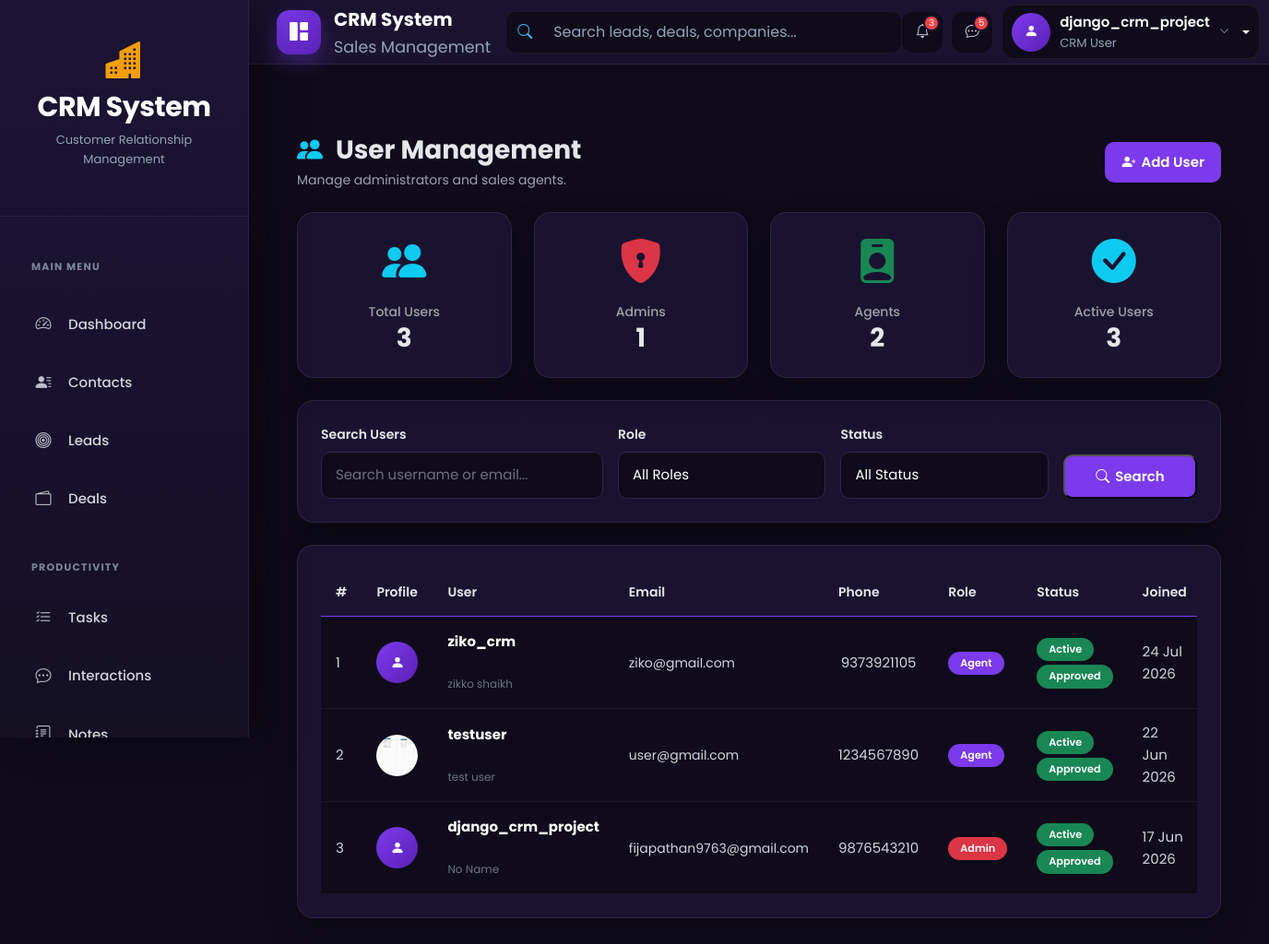
The app's page /accounts/admin-panel/users/ (signed in) with its own data.
### accounts/models.py (models this page shows, shortened)
class CustomUser(AbstractUser):
    ROLE_CHOICES = (
        ('admin', 'Admin'),
        ('agent', 'Agent'),
    )
    role = models.CharField(max_length=10, choices=ROLE_CHOICES, default='agent')
    phone = models.CharField(max_length=15, blank=True, null=True)
    profile_pic = models.ImageField(upload_to="profiles/", blank=True, null=True)
    email = models.EmailField(unique=True)
    is_approved = models.BooleanField(default=False, help_text="Admin approval required for login")

### accounts/views.py (the view, shortened to what this page needs)
class UserListView(
    LoginRequiredMixin,
    AdminRequiredMixin,
    ListView
):
    model = CustomUser
    template_name = "admin_panel/user_list.html"
    context_object_name = "users"
    paginate_by = 10
    def get_queryset(self):
        queryset = CustomUser.objects.order_by(
            "-date_joined"
        )
        search = self.request.GET.get(
            "search"
        )
        role = self.request.GET.get(
            "role"
        )
        status = self.request.GET.get(
            "status"
        )
        if role:
            queryset = queryset.filter(
                role=role
            )
        if status == "active":
            queryset = queryset.filter(
                is_active=True
            )
        elif status == "inactive":
            queryset = queryset.filter(
                is_active=False
            )
        elif status == "pending":
            queryset = queryset.filter(
                is_approved=False
            )
        return queryset
    def get_context_data(self, **kwargs):
        context = super().get_context_data(
            **kwargs
        )
        context["total_users"] = CustomUser.objects.count()
        context["total_admins"] = CustomUser.objects.filter(
            role="admin"
        ).count()
        context["total_agents"] = CustomUser.objects.filter(
            role="agent"
        ).count()
        context["active_users"] = CustomUser.objects.filter(
            is_active=True
        ).count()
        context["inactive_users"] = CustomUser.objects.filter(
            is_active=False
        ).count()
        context["pending_users"] = CustomUser.objects.filter(
            is_approved=False
        ).count()
        context["search"] = self.request.GET.get(
            "search",
            ""
        )
        context["selected_role"] = self.request.GET.get(
            "role",
            ""
        )
        context["selected_status"] = self.request.GET.get(
            "status",
            ""
        )
        return context

### templates/admin_panel/user_list.html (shortened to what this page needs)
{% extends "base.html" %}
{% block content %}
<div class="container-fluid mt-4">
    <div class="d-flex justify-content-between align-items-center flex-wrap gap-3 mb-4">
        <div>
            <h2 class="crm-title mb-1">
                <i class="bi bi-people-fill text-info me-2"></i>
                User Management
            </h2>
            <p class="crm-page-subtitle mb-0">
                Manage administrators and sales agents.
            </p>
        </div>
        <a href="{% url 'user_add' %}"
           class="crm-btn-primary">
            <i class="bi bi-person-plus-fill"></i>
            Add User
        </a>
    </div>
    <div class="row g-4 mb-4">
        <div class="col-lg-3 col-md-6">
            <div class="crm-card text-center h-100">
                <i class="bi bi-people-fill display-5 text-info"></i>
                <h6 class="crm-page-subtitle mt-3 mb-1">
                    Total Users
                </h6>
                <h2 class="crm-title mb-0">
                    {{ total_users }}
                </h2>
            </div>
        </div>
        <div class="col-lg-3 col-md-6">
            <div class="crm-card text-center h-100">
                <i class="bi bi-shield-lock-fill display-5 text-danger"></i>
                <h6 class="crm-page-subtitle mt-3 mb-1">
                    Admins
                </h6>
                <h2 class="crm-title mb-0">
                    {{ total_admins }}
                </h2>
            </div>
        </div>
        <div class="col-lg-3 col-md-6">
            <div class="crm-card text-center h-100">
                <i class="bi bi-person-badge-fill display-5 text-success"></i>
                <h6 class="crm-page-subtitle mt-3 mb-1">
                    Agents
                </h6>
                <h2 class="crm-title mb-0">
                    {{ total_agents }}
                </h2>
            </div>
        </div>
        <div class="col-lg-3 col-md-6">
            <div class="crm-card text-center h-100">
                <i class="bi bi-check-circle-fill display-5 text-info"></i>
                <h6 class="crm-page-subtitle mt-3 mb-1">
                    Active Users
                </h6>
                <h2 class="crm-title mb-0">
                    {{ active_users }}
                </h2>
            </div>
        </div>
    </div>
    <div class="crm-card mb-4">
        <form method="GET">
            <div class="row g-3 align-items-end">
                <div class="col-lg-4">
                    <label class="crm-label">
                        Search Users
                    </label>
                    <input
                        type="text"
                        name="search"
                        class="form-control crm-input"
                        placeholder="Search username or email..."
                        value="{{ request.GET.search }}">
                </div>
                <div class="col-lg-3">
                    <label class="crm-label">
                        Role
                    </label>
                    <select
                        name="role"
                        class="form-select crm-input">
                        <option value="">
                            All Roles
                        </option>
                    </select>
                </div>
                <div class="col-lg-3">
                    <label class="crm-label">
                        Status
                    </label>
                    <select
                        name="status"
                        class="form-select crm-input">
                        <option value="">
                            All Status
                        </option>
                    </select>
                </div>
                <div class="col-lg-2 d-grid">
                    <button
                        type="submit"
                        class="crm-btn-primary">
                        <i class="bi bi-search"></i>
                        Search
                    </button>
                </div>
            </div>
        </form>
    </div>
    <div class="crm-card">
        {% if users %}
        <div class="table-responsive">
            <table class="table align-middle interaction-table crm-contact-table">
                <thead>
                    <tr>
                        <th>#</th>
                        <th>Profile</th>
                        <th>User</th>
                        <th>Email</th>
                        <th>Phone</th>
                        <th>Role</th>
                        <th>Status</th>
                        <th>Joined</th>
                    </tr>
                </thead>
                <tbody>
                {% for user in users %}
                    <tr>
                        <td>
                            {{ forloop.counter }}
                        </td>
                        <td>
                            {% if user.profile_pic %}
                                <img
                                    src="{{ user.profile_pic.url }}"
                                    alt="{{ user.username }}"
                                    class="rounded-circle"
                                    width="45"
                                    height="45"
                                    style="object-fit: cover;">
                            {% else %}
                                <div
                                    class="crm-avatar"
                                    style="width:45px;height:45px;">
                                    <i class="bi bi-person-fill"></i>
                                </div>
                            {% endif %}
                        </td>
                        <td>
                            <strong class="text-white">
                                {{ user.username }}
                            </strong>
                            <br>
                            <small class="text-secondary">
                                {% if user.first_name or user.last_name %}
                                    {{ user.first_name }}
                                    {{ user.last_name }}
                                {% else %}
                                    No Name
                                {% endif %}
                            </small>
                        </td>
                        <td>
                            {{ user.email }}
                        </td>
                        <td>
                            {% if user.phone %}
                                {{ user.phone }}
                            {% else %}
                                <span class="text-secondary">
                                    -
                                </span>
                            {% endif %}
                        </td>
                        <td>
                            {% if user.role == "admin" %}
                                <span class="badge bg-danger">
                                    Admin
                                </span>
                            {% else %}
                                <span class="badge bg-primary">
                                    Agent
                                </span>
                            {% endif %}
                        </td>
                        <td>
                            {% if user.is_active %}
                                <span class="badge bg-success">
                                    Active
                                </span>
                            {% else %}
                                <span class="badge bg-secondary">
                                    Inactive
                                </span>
                            {% endif %}
                            <br>
                            {% if user.is_approved %}
                                <span class="badge bg-success mt-1">
                                    Approved
                                </span>
                            {% else %}
                                <span class="badge bg-warning text-dark mt-1">
                                    Pending
                                </span>
                            {% endif %}
                        </td>
                        <td>
                            {{ user.date_joined|date:"d M Y" }}
                        </td>
                    </tr>
                {% endfor %}
                </tbody>
            </table>
        </div>
        {% endif %}
    </div>
</div>
{% endblock %}

### templates/includes/navbar.html (shortened to what this page needs)
<nav class="navbar navbar-expand-lg crm-navbar">
  <div class="container-fluid">
    <a class="navbar-brand crm-brand" href="{% url 'dashboard' %}">
      <div class="crm-brand-icon">
        <i class="bi bi-grid-1x2-fill"></i>
      </div>
      <div class="crm-brand-text">
        <span class="crm-brand-title"> CRM System </span>
        <small> Sales Management </small>
      </div>
    </a>
    <div class="collapse navbar-collapse" id="crmNavbar">
      <form class="crm-search mx-auto">
        <div class="input-group">
          <span class="input-group-text">
            <i class="bi bi-search"></i>
          </span>
          <input
            type="search"
            class="form-control"
            placeholder="Search leads, deals, companies..."
          />
        </div>
      </form>
      {% if user.is_authenticated %}
      <div class="crm-navbar-actions">
       <a href="javascript:void(0);" class="crm-nav-icon">
    <i class="bi bi-bell"></i>
    <span class="crm-nav-badge">3</span>
</a>
        <a href="#" class="crm-nav-icon">
          <i class="bi bi-chat-dots"></i>
          <span class="crm-nav-badge">5</span>
        </a>
        <div class="dropdown crm-user-dropdown">
          <a
            href="#"
            class="crm-user dropdown-toggle"
            role="button"
            data-bs-toggle="dropdown"
            aria-expanded="false"
          >
            <div class="crm-avatar">
              <i class="bi bi-person-fill"></i>
            </div>
            <div class="crm-user-info">
              <span class="crm-user-name"> {{ user.username }} </span>
<small>
    CRM User
</small>            </div>
            <i class="bi bi-chevron-down crm-arrow"></i>
          </a>
        </div>
      </div>
      {% else %}
      <div class="d-flex align-items-center gap-2 ms-auto">
        <a href="/accounts/login/" class="btn btn-outline-light"> Login </a>
        <a href="/accounts/register/" class="btn btn-primary"> Register </a>
      </div>
      {% endif %}
    </div>
  </div>
</nav>

### records on screen
CustomUser: username "django_crm_project", first_name "No Name", email "fijapathan9763@gmail.com", phone "9876543210", role "Admin", is_active "Active", is_approved "Approved", date_joined "17 Jun 2026"
CustomUser: username "ziko_crm", first_name "zikko", last_name "shaikh", email "ziko@gmail.com", phone "9373921105", role "Agent", is_active "Active", is_approved "Approved", date_joined "24 Jul 2026"
CustomUser: profile_pic (picture), username "testuser", first_name "test", last_name "user", email "user@gmail.com", phone "1234567890", role "Agent", is_active "Active", is_approved "Approved", date_joined "22 Jun 2026"

### other values on screen
{{ total_users }} "3"
{{ total_admins }} "1"
{{ total_agents }} "2"
{{ active_users }} "3"
